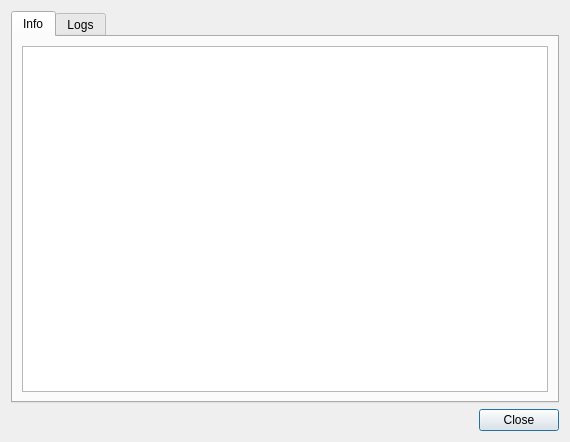
<?xml version="1.0" encoding="UTF-8"?>
<ui version="4.0">
 <class>DlgSourceInfo</class>
 <widget class="QDialog" name="DlgSourceInfo">
  <property name="geometry">
   <rect>
    <x>0</x>
    <y>0</y>
    <width>570</width>
    <height>442</height>
   </rect>
  </property>
  <property name="windowTitle">
   <string>Source Info</string>
  </property>
  <property name="locale">
   <locale language="C" country="AnyCountry"/>
  </property>
  <layout class="QVBoxLayout" name="verticalLayout">
   <item>
    <widget class="QTabWidget" name="tabWidget">
     <property name="currentIndex">
      <number>0</number>
     </property>
     <widget class="QWidget" name="tab">
      <attribute name="title">
       <string>Info</string>
      </attribute>
      <layout class="QHBoxLayout" name="horizontalLayout">
       <item>
        <widget class="QTreeView" name="lv_info"/>
       </item>
      </layout>
     </widget>
     <widget class="QWidget" name="tab_2">
      <attribute name="title">
       <string>Logs</string>
      </attribute>
      <layout class="QHBoxLayout" name="horizontalLayout_2">
       <item>
        <widget class="QTreeView" name="lv_logs"/>
       </item>
      </layout>
     </widget>
    </widget>
   </item>
   <item>
    <widget class="QDialogButtonBox" name="buttonBox">
     <property name="locale">
      <locale language="C" country="AnyCountry"/>
     </property>
     <property name="orientation">
      <enum>Qt::Horizontal</enum>
     </property>
     <property name="standardButtons">
      <set>QDialogButtonBox::Close</set>
     </property>
    </widget>
   </item>
  </layout>
 </widget>
 <resources/>
 <connections>
  <connection>
   <sender>buttonBox</sender>
   <signal>accepted()</signal>
   <receiver>DlgSourceInfo</receiver>
   <slot>accept()</slot>
   <hints>
    <hint type="sourcelabel">
     <x>248</x>
     <y>254</y>
    </hint>
    <hint type="destinationlabel">
     <x>157</x>
     <y>274</y>
    </hint>
   </hints>
  </connection>
  <connection>
   <sender>buttonBox</sender>
   <signal>rejected()</signal>
   <receiver>DlgSourceInfo</receiver>
   <slot>reject()</slot>
   <hints>
    <hint type="sourcelabel">
     <x>316</x>
     <y>260</y>
    </hint>
    <hint type="destinationlabel">
     <x>286</x>
     <y>274</y>
    </hint>
   </hints>
  </connection>
 </connections>
</ui>
